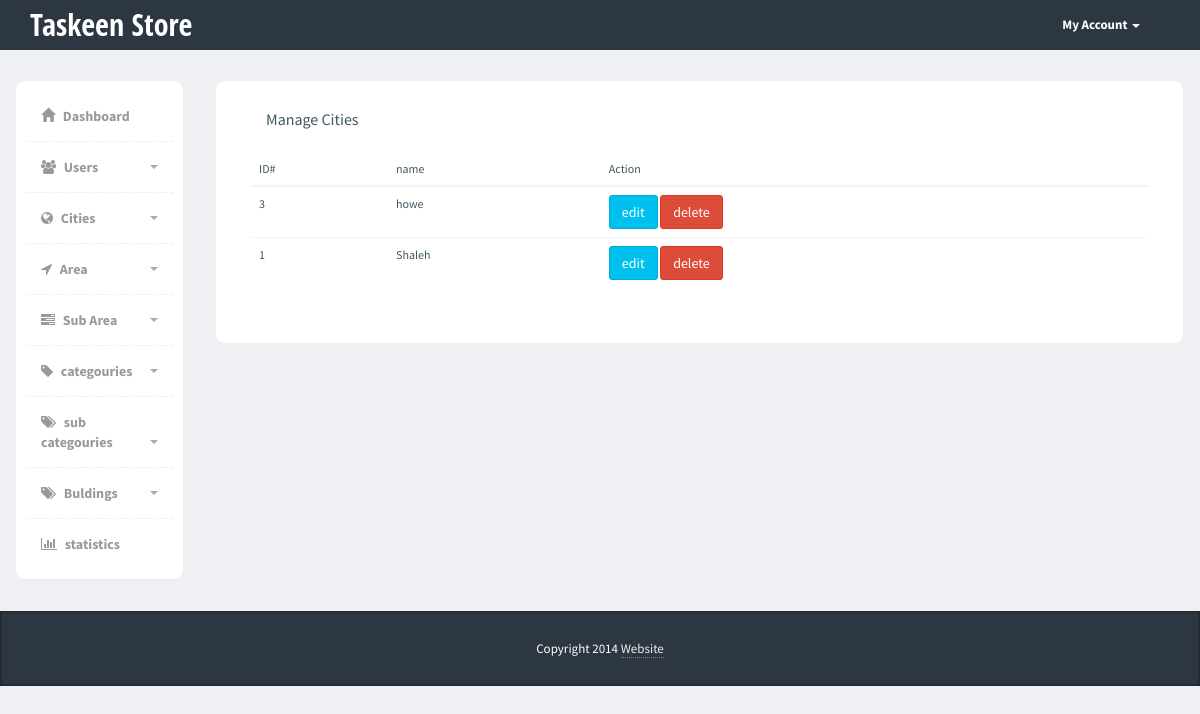
Before: /Admin/categouries.php (signed in) with the older database file.
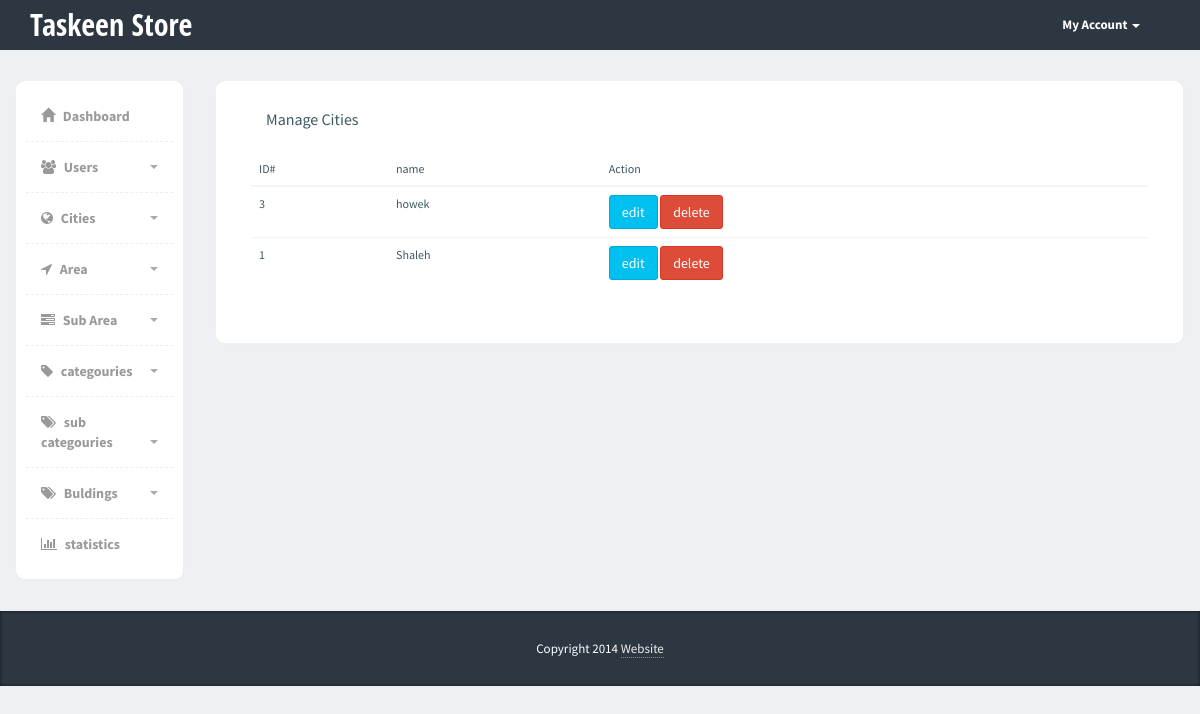
After: the same page with the newer database file.
### tables this page shows
CREATE TABLE `categouries` (
  `id` int(11) NOT NULL,
  `name` varchar(255) NOT NULL
);

### Admin/categouries.php (the view, shortened to what this page needs)
<?php
    if (isset($_SESSION["admin_mail"])) {
        include "init.php";
        $do = isset($_GET['do']) ? $_GET['do'] : 'Manage';
?>
<div class="page-content">
    <div class="row">
        <?php
        include "includes/templates/sidebar.php";
        ?>
        <?php if ($do == 'Manage'): ?>
        <div class="col-md-10">
            <div class="content-box-large">
                <div class="panel-heading">
                    <div class="panel-title">
                        Manage Cities
                    </div>
                </div>
                <?php
                    $stmt = $conn->prepare("SELECT * FROM categouries ORDER BY id DESC");
                    $stmt->execute();
                    $rows = $stmt->fetchAll();
                    $count = $stmt->rowCount();
                ?>
                <div class="panel-body">
                    <div class="table-responsive">
                        <table class="table">
                            <thead>
                                <tr>
                                    <th>ID#</th>
                                    <th>name</th>
                                    <th>Action</th>
                                </tr>
                            </thead>
                            <tbody>
                                <?php if ($count > 0): ?>
                                    <?php foreach ($rows as $row): ?>
                                        <tr>
                                            <td><?php echo $row['id']; ?></td>
                                            <td><?php echo $row['name']; ?></td>
                                            <td>
                                               <a href="categouries.php?do=Edit&categouriesId=<?php echo $row['id']; ?>" class="btn btn-info">edit</a>
                                               <a href="categouries.php?do=Delete&categouriesId=<?php echo $row['id']; ?>" class="btn btn-danger">delete</a>
                                            </td>
                                        </tr>
                                    <?php endforeach; ?>
                                <?php else: ?>
                                    <tr>
                                        <div class="alert alert-success">Add cities Please</div>
                                    </tr>
                                <?php endif; ?>
                            </tbody>
                        </table>
                    </div>
                </div>
            </div>
        </div>
        <?php endif; ?>
  </div>
</div>
<?php
        include "includes/templates/footer.php";
    }else {
        header ("Location: login.php");
        exit();
    }
?>

### Admin/includes/templates/header.php (shortened to what this page needs)
<!DOCTYPE html>
<html>
<head>
    <link href="layouts/bootstrap/css/bootstrap.min.css" rel="stylesheet">
    <link href="layouts/css/font-awesome.min.css" rel="stylesheet">
    <link href="layouts/css/sweetalert.css" rel="stylesheet">
    <link href="layouts/css/reset.css" rel="stylesheet">
    <link href="layouts/css/card.css" rel="stylesheet">
    <link href="layouts/css/styles.css" rel="stylesheet">
    <link href="layouts/css/AdminLTE.min.css" rel="stylesheet">
</head>
<body>

### Admin/init.php (shortened to what this page needs)
<?php
    include "includes/templates/header.php";
    if (!isset($loginPage)) {
        include "includes/templates/nav.php";
    }
?>

### Admin/includes/templates/nav.php (shortened to what this page needs)
<div class="header">
    <div class="container">
        <div class="row">
            <div class="col-md-10">
                <div class="logo">
                    <h1><a href="index.php">Taskeen Store</a></h1>
                </div>
            </div>
            <div class="col-md-2">
                <div class="navbar navbar-inverse" role="banner">
                    <nav class="collapse navbar-collapse bs-navbar-collapse navbar-right" role="navigation">
                        <ul class="nav navbar-nav">
                            <li class="dropdown">
                                <a href="#" class="dropdown-toggle" data-toggle="dropdown">My Account <b class="caret"></b></a>
                            </li>
                        </ul>
                    </nav>
                </div>
            </div>
        </div>
    </div>
</div>

### Admin/includes/templates/sidebar.php (shortened to what this page needs)
<div class="col-md-2">
  <div class="sidebar content-box" style="display: block;">
      <ul class="nav">
          <li><a href="index.php"><i class="glyphicon glyphicon-home"></i> Dashboard</a></li>
          <li class="submenu">
               <a href="#">
                  <i class="fa fa-users"></i> Users
                  <span class="caret pull-right"></span>
               </a>
          </li>
          <li class="submenu">
               <a href="#">
                  <i class="fa fa-globe"></i> Cities
                  <span class="caret pull-right"></span>
               </a>
          </li>
          <li class="submenu">
               <a href="#">
                  <i class="fa fa-location-arrow"></i> Area
                  <span class="caret pull-right"></span>
               </a>
          </li>
          <li class="submenu">
               <a href="#">
                  <i class="fa fa-tasks"></i> Sub Area
                  <span class="caret pull-right"></span>
               </a>
          </li>
          <li class="submenu">
               <a href="#">
                  <i class="fa fa-tag"></i> categouries
                  <span class="caret pull-right"></span>
               </a>
          </li>
          <li class="submenu">
               <a href="#">
                  <i class="fa fa-tags"></i> sub categouries
                  <span class="caret pull-right"></span>
               </a>
          </li>
          <li class="submenu">
               <a href="#">
                  <i class="fa fa-tags"></i> Buldings
                  <span class="caret pull-right"></span>
               </a>
          </li>
          <li><a href="statistics.php"><i class="fa fa-bar-chart-o"></i> statistics</a></li>
      </ul>
   </div>
</div>

### Admin/includes/templates/footer.php (shortened to what this page needs)
    <?php if (!isset($loginPage)): ?>
        <footer>
            <div class="container">
                <div class="copy text-center">
                    Copyright 2014 <a href='#'>Website</a>
                </div>
            </div>
        </footer>
    <?php endif; ?>
  </body>
</html>

### Admin/layouts/css/card.css (style rules this page uses)
*, *::after, *::before { -webkit-box-sizing: border-box; -moz-box-sizing: border-box; box-sizing: border-box; }
*::after, *::before { content: ''; }
body { font-size: 100%; font-family: "PT Sans", sans-serif; color: #3e585f; }
body::after { position: fixed; top: 0; left: 0; width: 100%; height: 100%; background: rgba(71, 55, 78, 0.8); visibility: hidden; opacity: 0; -webkit-transition: opacity .3s 0s, visibility 0s .3s; -moz-transition: opacity .3s 0s, visibility 0s .3s; transition: opacity .3s 0s, visibility 0s .3s; }
a { color: #f82f53; text-decoration: none; }
html, body { height: 100%; }

### Admin/layouts/css/styles.css (style rules this page uses)
body { font-family: 'Open Sans', sans-serif; background-color: #f7f7f7; position: relative; margin: 0px; font-size: 12px; padding: 0px; }
.page-content > .row { margin-left: 0px !important; margin-right: 0px !important; margin-top: 30px; }
footer { background-color:#2c3742; box-shadow:inset 0px 0px 3px #111; color:#fff; font-size:14px; line-height:25px; padding:10px 0px 10px 0px; bottom: 0px; }
footer a { color:#eee; text-decoration:none; border-bottom:1px dotted #888; }
footer .copy { font-size:13px; margin:15px 0px; }
.header { height:50px; background-color: #2c3742; }
.header .logo h1 { font-size:30px; margin:0px; padding:10px 0px; }
.header .logo h1 a { color:#fff; font-family: 'Open Sans Condensed', sans-serif; }
.header .navbar * { box-shadow:none !important; }
.header .navbar { background:none !important; border:0px !important; }
.header .navbar .nav > li > a { color:#fff !important; font-size:13px !important; border-bottom:0px !important; margin-top:0px !important; font-weight:bold; }
.header .navbar-collapse { border:0px !important; }
.header .navbar-nav .caret { border-top-color:#fff !important; border-bottom-color:#fff !important; }
.content-box, .content-box-large { margin-bottom:30px; background:#fff; border-radius:10px; padding:10px; border-left:1px solid #eee; border-top:1px solid #eee; border-right:2px solid #eee; border-bottom:2px solid #eee; }
.content-box-large { padding: 20px; }
.sidebar ul.nav, .sidebar ul.nav ul { list-style: none; padding: 0px; margin: 0px; }
.sidebar .nav > li { margin: 0; border-bottom:1px dashed #eee; }
.sidebar .nav > li:last-child { border-bottom:0px; }
.sidebar .nav > li > a { font-size: 14px; line-height: 20px; padding: 15px 15px; color: #999; display: block; font-weight:bold; background:none; text-decoration: none; border-top:0px; font-weight:bold; }
.sidebar .nav > li > a > i { margin-right:5px; }
.sidebar .nav a .caret { float: right; width: 0; height: 0; display: inline-block; vertical-align: top; border-top: 4px solid #aaa; border-right: 4px solid transparent; border-left: 4px solid transparent; content: ""; margin-top: 8px; margin-left: 2px; }
body { background-color: #eff0f3; }
.panel-heading>.panel-title, .content-box-header .panel-title { float: left; padding: 10px 15px; padding-top: 0px; }
.panel-body { clear:both; }

Changed rows visible on the page:
changed categouries id 3: name "howe" → "howek"
